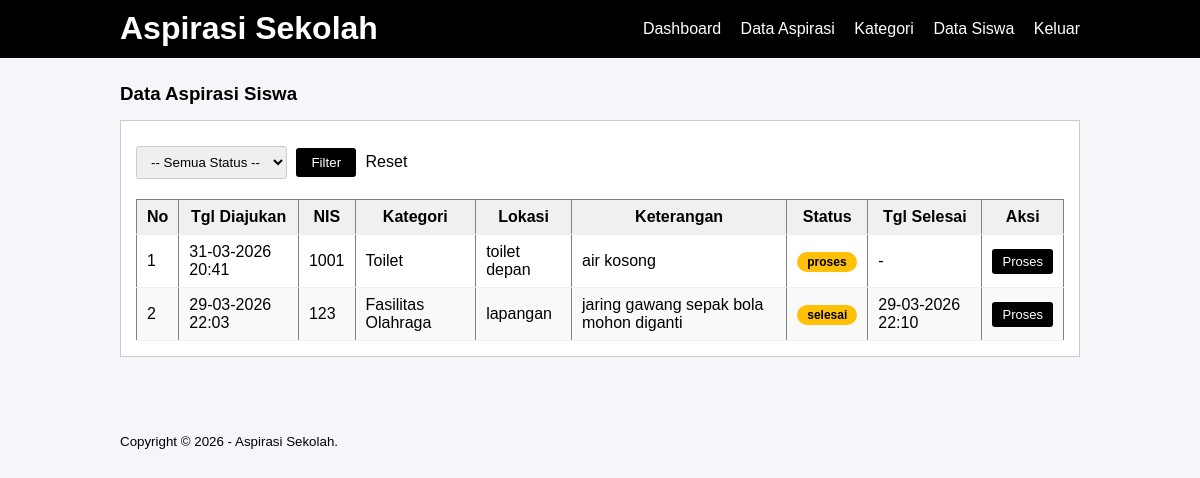
Page /project_p3/admin/data-aspirasi.php (signed in) on the committed database.
### tables this page shows
CREATE TABLE `aspirasi` (
  `id_aspirasi` int(5) NOT NULL,
  `status` enum('menunggu','proses','selesai') NOT NULL,
  `id_pelaporan` int(5) NOT NULL,
  `feedback` text NOT NULL,
  `tgl_diajukan` datetime DEFAULT current_timestamp(),
  `tgl_selesai` datetime DEFAULT NULL
);

CREATE TABLE `input_aspirasi` (
  `id_pelaporan` int(5) NOT NULL,
  `nis` int(10) NOT NULL,
  `id_kategori` int(5) NOT NULL,
  `lokasi` varchar(50) NOT NULL,
  `ket` text NOT NULL,
  `tgl_input` varchar(30) NOT NULL
);

CREATE TABLE `kategori` (
  `id_kategori` int(5) NOT NULL,
  `ket_kategori` varchar(30) NOT NULL
);

### project_p3/admin/data-aspirasi.php (the view, shortened to what this page needs)
<?php
include '../db.php';
$where = "WHERE 1=1";
$data = mysqli_query($conn, "
    SELECT a.id_aspirasi, a.status, a.tgl_diajukan, a.tgl_selesai,
           i.nis, i.lokasi, i.ket,
           k.ket_kategori
    FROM aspirasi a
    JOIN input_aspirasi i ON a.id_pelaporan = i.id_pelaporan
    JOIN kategori k ON i.id_kategori = k.id_kategori
    $where
    ORDER BY a.id_aspirasi DESC
");
?>
<!DOCTYPE html>
<html lang="id">
<head>
    <link rel="stylesheet" href="../css/style.css">
</head>
<body>
<header>
    <div class="container">
        <h1><a href="dashboard.php">Aspirasi Sekolah</a></h1>
        <ul>
            <li><a href="dashboard.php">Dashboard</a></li>
            <li><a href="data-aspirasi.php">Data Aspirasi</a></li>
            <li><a href="data-kategori.php">Kategori</a></li>
            <li><a href="data-siswa.php">Data Siswa</a></li>
            <li><a href="../keluar.php">Keluar</a></li>
        </ul>
    </div>
</header>
<div class="section">
    <div class="container">
        <h3>Data Aspirasi Siswa</h3>
        <div class="box">
            <form method="GET" class="filter-bar">
                <select name="status">
                    <option value="">-- Semua Status --</option>
                </select>
                <input type="submit" value="Filter">
                <a href="data-aspirasi.php" style="margin-left:5px;">Reset</a>
            </form>
            <table class="table" border="1" cellspacing="0">
                <thead>
                    <tr>
                        <th>No</th>
                        <th>Tgl Diajukan</th>
                        <th>NIS</th>
                        <th>Kategori</th>
                        <th>Lokasi</th>
                        <th>Keterangan</th>
                        <th>Status</th>
                        <th>Tgl Selesai</th>
                        <th>Aksi</th>
                    </tr>
                </thead>
                <tbody>
                    <?php
                    $no = 1;
                    if (mysqli_num_rows($data) > 0) {
                        while ($row = mysqli_fetch_array($data)) {
                            $badge = 'badge-menunggu';
                            $tgl_selesai = $row['tgl_selesai'] ? date('d-m-Y H:i', strtotime($row['tgl_selesai'])) : '-';
                    ?>
                    <tr>
                        <td><?php echo $no++; ?></td>
                        <td><?php echo date('d-m-Y H:i', strtotime($row['tgl_diajukan'])); ?></td>
                        <td><?php echo $row['nis']; ?></td>
                        <td><?php echo $row['ket_kategori']; ?></td>
                        <td><?php echo $row['lokasi']; ?></td>
                        <td><?php echo $row['ket']; ?></td>
                        <td><span class="badge <?php echo $badge; ?>"><?php echo $row['status']; ?></span></td>
                        <td><?php echo $tgl_selesai; ?></td>
                        <td><a href="detail-aspirasi.php?id=<?php echo $row['id_aspirasi']; ?>" class="btn-sm">Proses</a></td>
                    </tr>
                    <?php } } else { ?>
                    <tr><td colspan="9">Tidak ada data</td></tr>
                    <?php } ?>
                </tbody>
            </table>
        </div>
    </div>
</div>
<footer><div class="container"><small>Copyright &copy; 2026 - Aspirasi Sekolah.</small></div></footer>
</body>
</html>

### project_p3/css/style.css (style rules this page uses)
* { padding: 0; margin: 0; font-family: 'Quicksand', sans-serif; }
body { background-color: #f4f6f9; }
a { color: inherit; text-decoration: none; }
.btn-sm { padding: 5px 10px; font-size: 13px; background-color: black; color: #fff; border: none; cursor: pointer; border-radius: 3px; text-decoration: none; }
header { background-color: black; color: #fff; }
header h1 { float: left; padding: 10px 0; }
header ul { float: right; }
header ul li { display: inline-block; }
header ul li a { padding: 20px 0 20px 15px; display: inline-block; }
footer { padding: 25px 0; }
.container { width: 80%; margin: 0 auto; }
.container:after { content: ''; display: block; clear: both; }
.section { padding: 25px 0; }
.box { background-color: #fff; border: 1px solid #ccc; padding: 15px; box-sizing: border-box; margin: 15px 0 25px 0; }
.box::after { content: ''; display: block; clear: both; }
.table { width: 100%; border-collapse: collapse; }
.table tr { height: 35px; }
.table tr:nth-child(even) { background-color: #f9f9f9; }
.table tr td, .table tr th { padding: 8px 10px; border-bottom: 1px solid #eee; }
.table thead tr { background-color: #f0f0f0; }
.badge { padding: 3px 10px; border-radius: 20px; font-size: 12px; font-weight: bold; }
.badge-menunggu { background-color: #ffc107; color: #000; }
.filter-bar { padding: 10px 0; margin-bottom: 10px; }
.filter-bar select, .filter-bar input[type=text] { padding: 7px 10px; margin-right: 5px; border: 1px solid #ccc; border-radius: 3px; }
.filter-bar input[type=submit] { padding: 7px 15px; background-color: black; color: #fff; border: none; cursor: pointer; border-radius: 3px; }

### rows in the picture
aspirasi: tgl_diajukan "31-03-2026 20:41", id_pelaporan.nis "1001", kategori.ket_kategori "Toilet", id_pelaporan.lokasi "toilet depan", id_pelaporan.ket "air kosong", status "proses", tgl_selesai "-"
aspirasi: tgl_diajukan "29-03-2026 22:03", id_pelaporan.nis "123", kategori.ket_kategori "Fasilitas Olahraga", id_pelaporan.lokasi "lapangan", id_pelaporan.ket "jaring gawang sepak bola mohon diganti", status "selesai", tgl_selesai "29-03-2026 22:10"
